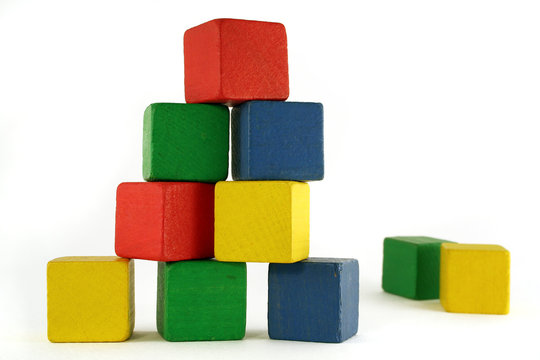
#> input picture Counting objects/blocks.jpg, 540 x 360 px
$ python counting_objects.py --image blocks.jpg
#> lines starting #> are read from the running program, lines starting #| are printed output that depends on the picture; after the words box and inside, x2 and y2 are one past the last pixel; in counts of white or black regions, pixels touching at a corner belong together
import argparse
import imutils
import cv2

# Parse command line arguments
ap = argparse.ArgumentParser()
ap.add_argument("-i", "--image", required=True, help="path to input image")
args = vars(ap.parse_args())

# Read the image
image = cv2.imread(args["image"])
#> image is the input picture: shape (360, 540, 3); mean B, G, R 178.2, 202.5, 207.7

# Convert the image to grayscale
gray = cv2.cvtColor(image, cv2.COLOR_BGR2GRAY)
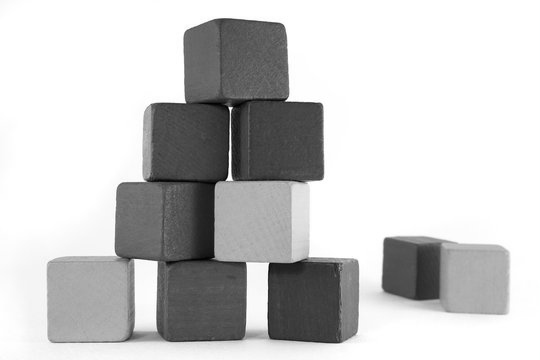
#> gray: shape (360, 540); min 1, max 255, mean 201.3

# Perform edge detection
edged = cv2.Canny(gray, 30, 150)
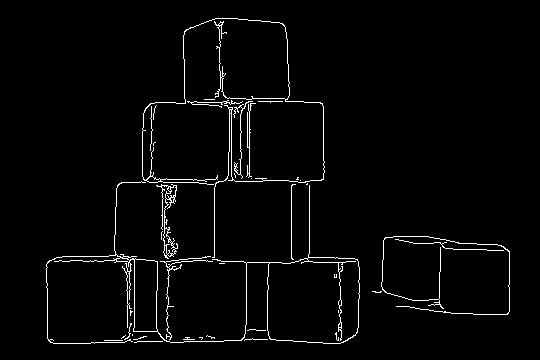
#> edged: shape (360, 540); 2.5% white in thin lines or dots, all inside (x1, y1, x2, y2) = (46, 18, 510, 344)

# Threshold the image
thresh = cv2.threshold(gray, 225, 255, cv2.THRESH_BINARY_INV)[1]
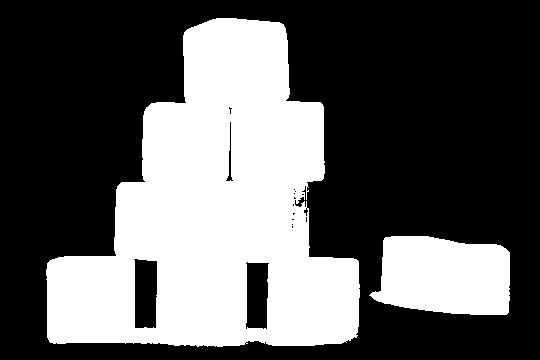
#> thresh: shape (360, 540); 36.4% white; 2 white regions

# Find contours in the thresholded image
cnts = cv2.findContours(thresh.copy(), cv2.RETR_EXTERNAL, cv2.CHAIN_APPROX_SIMPLE)
#> cnts = 2 contours; box (x1, y1, x2, y2) and area: (46, 18, 360, 347) 63766, (369, 236, 510, 315) 8986
cnts = imutils.grab_contours(cnts)

# Make a copy of the original image
output = image.copy()

# Draw contours on the original image
for c in cnts:
    cv2.drawContours(output, [c], -1, (240, 0, 159), 3)
#> this loop made 2 passes
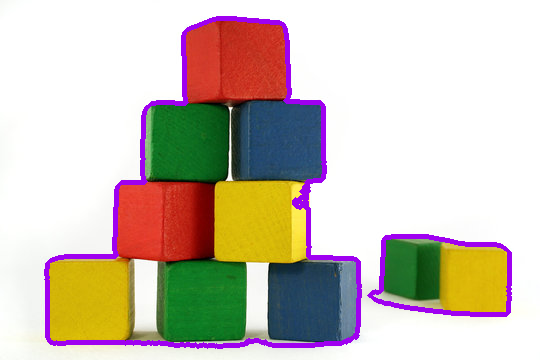
#> output: shape (360, 540, 3); 4.27% of pixels changed, all inside (x1, y1, x2, y2) = (44, 16, 512, 349)

# Count the number of contours
num_contours = len(cnts)
#> num_contours = 2
text = f"I found {num_contours} objects!"
#> text = 'I found 2 objects!'

# Add text to the output image
cv2.putText(output, text, (10, 25), cv2.FONT_HERSHEY_SIMPLEX, 0.7, (240, 0, 159), 2)
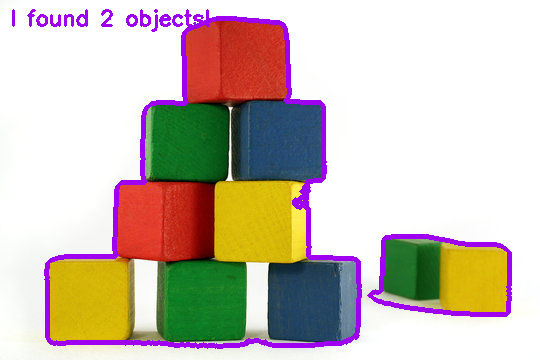
#> output: shape (360, 540, 3); 0.63% of pixels changed, all inside (x1, y1, x2, y2) = (12, 9, 210, 32)

# Display the output image with contours and count
cv2.imshow("Contours", output)
cv2.waitKey(0)
cv2.destroyAllWindows()
